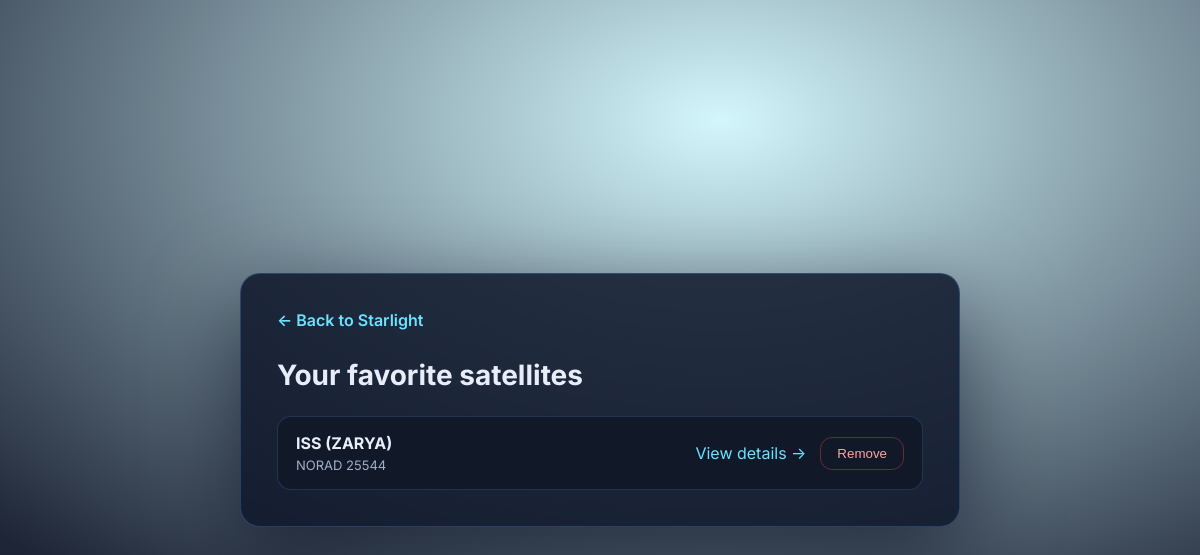
The page /favorites/ (signed in) on the database as committed earlier.
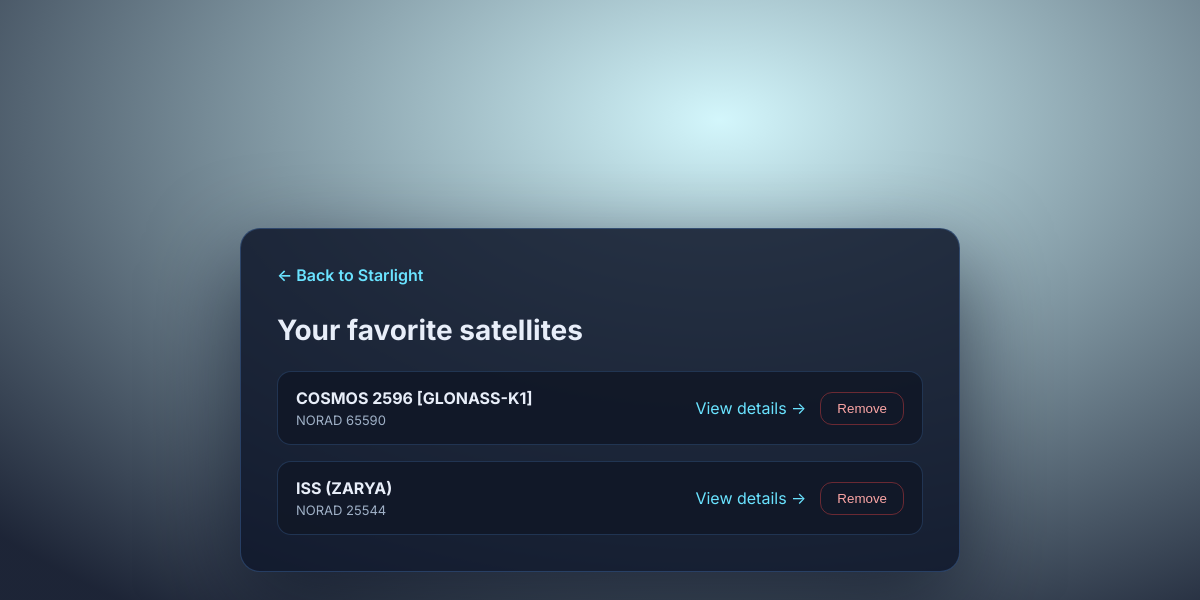
The same page on the database as committed later.
### satellites/models.py (models this page shows, shortened)
class Favorite(models.Model):
    user = models.ForeignKey(settings.AUTH_USER_MODEL, on_delete=models.CASCADE, related_name="favorites") # link to user
    norad_id = models.PositiveIntegerField() # NORAD ID of the satellite
    name = models.CharField(max_length=128) # satellite name
    notes = models.TextField(blank=True) # user notes
    created_at = models.DateTimeField(auto_now_add=True) # timestamp of creation
    class Meta:
        ordering = ["-created_at"] # newest first
        unique_together = ("user", "norad_id") # unique per user

### satellites/views.py (the view)
# urls.py: path('favorites/', favorites_list, name='favorites'), # list of favorite satellites
@login_required
def favorites_list(request):
    favorites = request.user.favorites.all()
    return render(request, "favorites/list.html", {"favorites": favorites})

### templates/favorites/list.html (shortened to what this page needs)
{% extends "base.html" %}
{% block shell_extra_class %} favorites-shell{% endblock %}
{% block content %}
<div class="auth-card favorites-card">
  <h1>Your favorite satellites</h1>
  {% if favorites %}
    <ul class="favorites-list">
      {% for fav in favorites %}
        <li>
          <div>
            <strong>{{ fav.name }}</strong>
            <span class="favorites-meta">NORAD {{ fav.norad_id }}</span>
          </div>
          <div class="favorites-actions">
            <a class="link" href="{% url 'satellite-detail' fav.norad_id %}">View details →</a>
            <form action="{% url 'favorite-remove' fav.norad_id %}" method="post">
              <button type="submit" class="favorites-remove">Remove</button>
            </form>
          </div>
        </li>
      {% endfor %}
    </ul>
  {% else %}
    <p class="favorites-empty">You haven’t added any satellites yet. Browse the catalog and add your first favorite!</p>
  {% endif %}
</div>
{% endblock %}

Rows that differ between the two databases and show on the page:
added Favorite: name "COSMOS 2596 [GLONASS-K1]", norad_id "65590"
